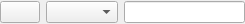
<?xml version="1.0" encoding="UTF-8"?>
<ui version="4.0">
 <class>FindBlockWidget</class>
 <widget class="QWidget" name="FindBlockWidget">
  <property name="geometry">
   <rect>
    <x>0</x>
    <y>0</y>
    <width>245</width>
    <height>24</height>
   </rect>
  </property>
  <property name="windowTitle">
   <string>FindBlockWidget</string>
  </property>
  <layout class="QHBoxLayout" name="horizontalLayout">
   <property name="spacing">
    <number>6</number>
   </property>
   <property name="leftMargin">
    <number>0</number>
   </property>
   <property name="topMargin">
    <number>0</number>
   </property>
   <property name="rightMargin">
    <number>0</number>
   </property>
   <property name="bottomMargin">
    <number>0</number>
   </property>
   <item>
    <widget class="QPushButton" name="deleteButton">
     <property name="text">
      <string/>
     </property>
     <property name="icon">
      <iconset resource="Resouces.qrc">
       <normaloff>:/resource/icons/x.png</normaloff>:/resource/icons/x.png</iconset>
     </property>
    </widget>
   </item>
   <item>
    <widget class="QComboBox" name="variants"/>
   </item>
   <item>
    <widget class="QLineEdit" name="infoText"/>
   </item>
  </layout>
 </widget>
 <layoutdefault spacing="6" margin="11"/>
 <resources>
  <include location="Resouces.qrc"/>
 </resources>
 <connections/>
</ui>
